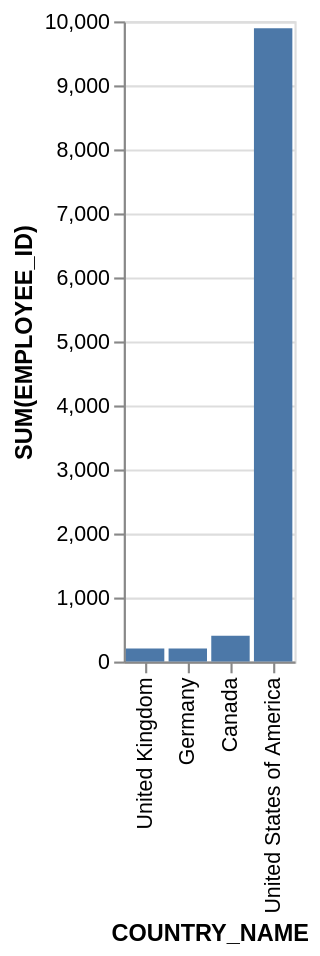

Vega-Lite specification stored for this chart:
### Vega-Lite specification from a JSON file in a GitHub repository (floating-point values rounded to 4 significant figures)
{"data": {"values": [{"x_data": "United Kingdom", "y_data": 203}, {"x_data": "Germany", "y_data": 204}, {"x_data": "Canada", "y_data": 403}, {"x_data": "United States of America", "y_data": 9891}]}, "mark": "bar", "encoding": {"x": {"field": "x_data", "type": "nominal", "title": "COUNTRY_NAME", "sort": {"op": "sum", "field": "y_data", "order": "ascending"}}, "y": {"field": "y_data", "type": "quantitative", "title": "SUM(EMPLOYEE_ID)"}}}
